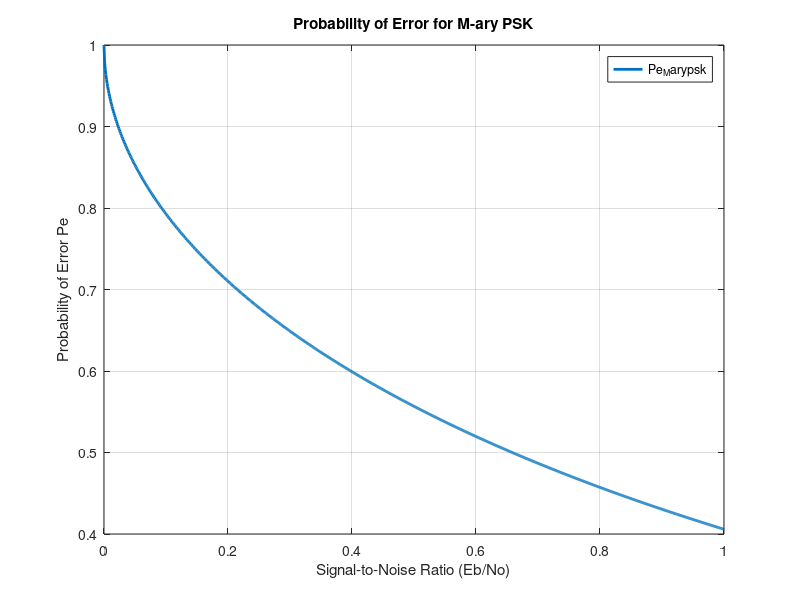

MATLAB code for this plot:
% ALGORITHM:
% 1. Input: Energy per bit (Eb), Noise PSD (No), number of symbols (M)
% 2. Calculate SNR range: x = 0 to Eb/No
% 3. Compute Pe for M-ary PSK: Pe = erfc(sqrt(x) * sin(180/M))
% 4. Plot Pe vs SNR graph

% User inputs
Eb = input('Enter the Energy per bit in Joules: ');
No = input('Enter the PSD of Noise in micro Watts/Hz: ');
M = input('Enter the number of symbols: ');

% Calculate the Signal-to-Noise Ratio (Eb/No)
x = 0:0.001:(Eb/No);

% Calculate Probability of Error for M-ary PSK
Pe_Marypsk = erfc(sqrt(x) .* sind(180/M));

% Plotting
figure; % Create a new figure
plot(x, Pe_Marypsk, 'LineWidth', 2); % Plot with line width
grid on; % Enable grid
xlabel('Signal-to-Noise Ratio (Eb/No)'); % X-axis label
ylabel('Probability of Error Pe'); % Y-axis label
legend('Pe_Marypsk'); % Legend
title('Probability of Error for M-ary PSK'); % Title